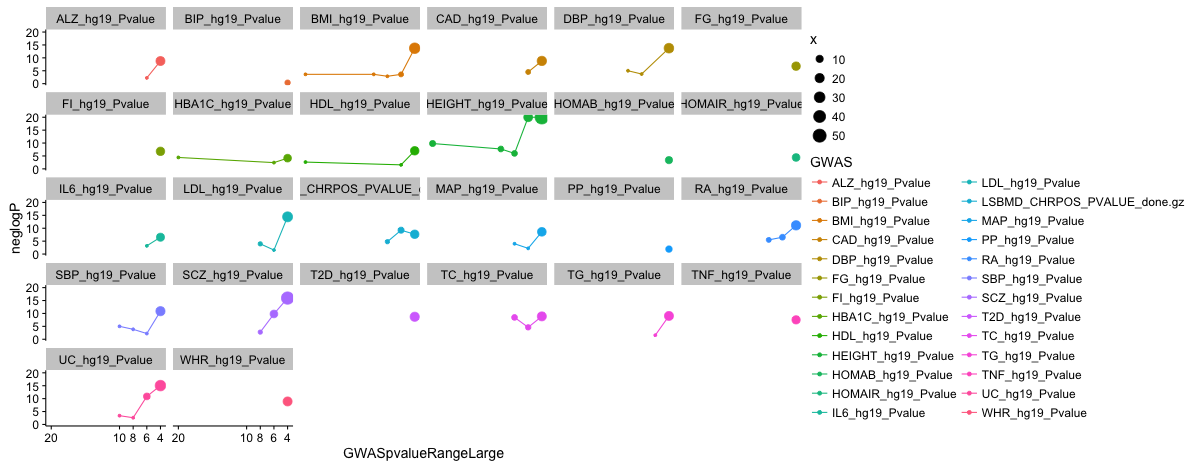

Recreate this plot in R.
x=55;m=444;n=1248322;k=18768
(1-phyper(x, m, n, k, lower.tail = T))
1-0.9999999999999999

library(ggplot2)
require(cowplot)
library(gtable)
library(grid)
library(GGally)


d<-read.csv("~/Desktop/selectedEnrichment.txt",sep="\t")
head(d)
colnames(d)[13]="neglogP"
d$GWASpvalueRangeLarge=-log10(d$GWASpvalueRangeLarge)
str(d)
table(d$GWASpvalueRangeSmall)
ggplot(d, aes(x=GWASpvalueRangeLarge, y=neglogP, color=GWAS)) +  geom_line()+ geom_point(aes(size=x))+scale_x_continuous(breaks=rev(c(4,6,8,10,20)), trans="reverse")+facet_wrap(~GWAS)
  
ggplot(d, aes(x=GWASpvalueRangeLarge, y=neglogP, color=GWAS)) +  geom_line()+ geom_point()+scale_x_continuous(breaks=rev(c(4,6,8,10,20)))+facet_wrap(~GWAS)


  
  
  geom_path(data=metadata, aes(group = ID), cex=0.3) + geom_point(aes(colour=factor(linkedToUTI), shape=factor(takeAntibiotics)), group=1, cex=4) + scale_x_date(date_labels = "%b %y", date_breaks = "1 month")+ xlab("") + ylab("Subject ID") + facet_wrap(~ studyGroup, ncol = 1) + scale_y_reverse(breaks = pretty(metadata$ID, n = 31)) + theme_light() + scale_size(name="relative abundance %\nof E coli") + scale_colour_hue(name="UTI or UTI follow-ups", labels=c("UTI", "healthy")) + scale_shape_discrete(name="took antibiotics?", labels=c("No", "Yes"))
